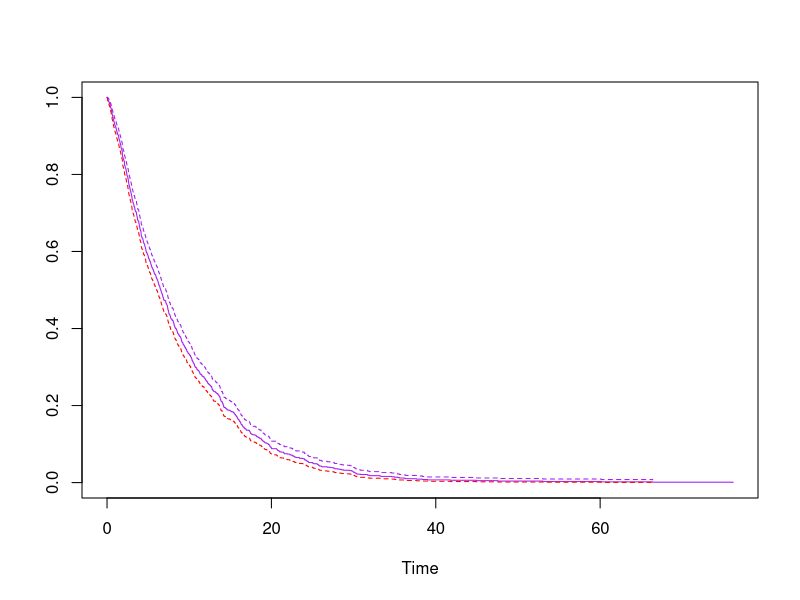
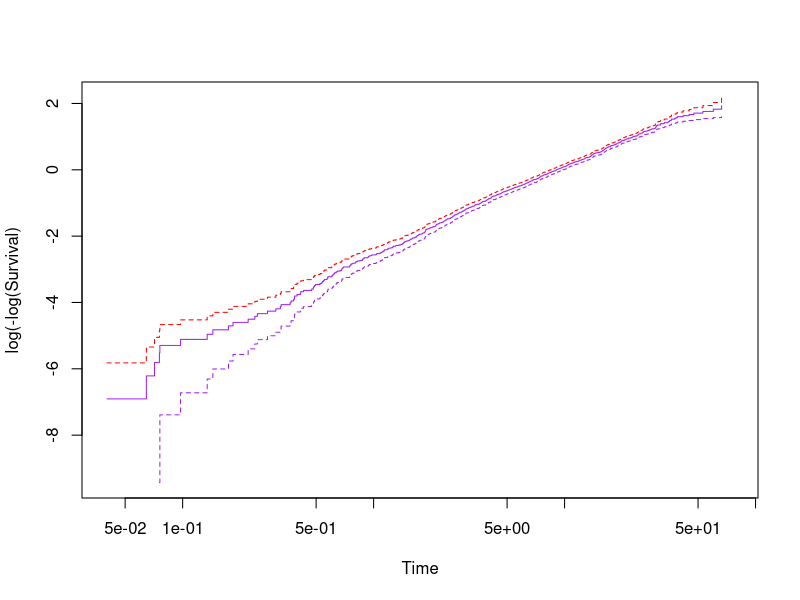

Generate these figures, in order, with R:


# https://www.stata.com/meeting/uk14/abstracts/materials/uk14_crowther.pdf
# slide 9

n=1000
u <- runif(n)
trt <- sample(0:1, n, replace=TRUE)
lambda=.1
gamma=1.2
loghr = .7
s = (-log(u)/lambda*exp(loghr*trt))^(1/gamma)
dead=rep(1,n)

require(survival)
f <- coxph(Surv(s, dead) ~ 1 )
summary(f)
f$loglik                                       # null and maximised


f1 <- Surv(s, dead)

plot(survfit(f1 ~ 1), col=c("purple", "red"), xlab="Time" )
plot(survfit(f1 ~ 1), col=c("purple", "red"), fun="cloglog", xlab="Time", ylab="log(-log(Survival)")